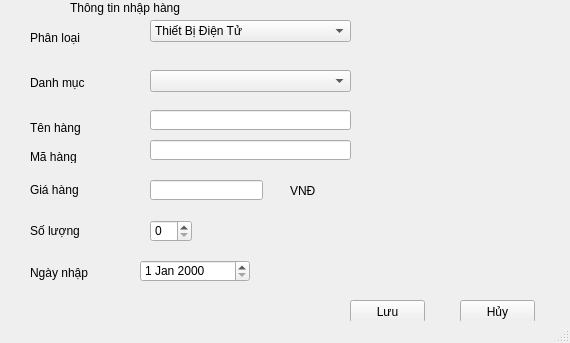
<?xml version="1.0" encoding="UTF-8"?>
<ui version="4.0">
 <class>nhaphang</class>
 <widget class="QMainWindow" name="nhaphang">
  <property name="geometry">
   <rect>
    <x>0</x>
    <y>0</y>
    <width>570</width>
    <height>343</height>
   </rect>
  </property>
  <property name="windowTitle">
   <string>MainWindow</string>
  </property>
  <widget class="QWidget" name="centralwidget">
   <widget class="QComboBox" name="cbxDanhmuc">
    <property name="geometry">
     <rect>
      <x>150</x>
      <y>70</y>
      <width>201</width>
      <height>22</height>
     </rect>
    </property>
   </widget>
   <widget class="QLineEdit" name="lineEdit">
    <property name="geometry">
     <rect>
      <x>150</x>
      <y>110</y>
      <width>201</width>
      <height>20</height>
     </rect>
    </property>
   </widget>
   <widget class="QLineEdit" name="lineEdit_2">
    <property name="geometry">
     <rect>
      <x>150</x>
      <y>140</y>
      <width>201</width>
      <height>20</height>
     </rect>
    </property>
   </widget>
   <widget class="QSpinBox" name="spinBox">
    <property name="geometry">
     <rect>
      <x>150</x>
      <y>220</y>
      <width>42</width>
      <height>22</height>
     </rect>
    </property>
   </widget>
   <widget class="QLineEdit" name="lineEdit_3">
    <property name="geometry">
     <rect>
      <x>150</x>
      <y>180</y>
      <width>113</width>
      <height>20</height>
     </rect>
    </property>
   </widget>
   <widget class="QLabel" name="label">
    <property name="geometry">
     <rect>
      <x>30</x>
      <y>30</y>
      <width>71</width>
      <height>16</height>
     </rect>
    </property>
    <property name="text">
     <string>Phân loại</string>
    </property>
   </widget>
   <widget class="QLabel" name="label_2">
    <property name="geometry">
     <rect>
      <x>30</x>
      <y>73</y>
      <width>61</width>
      <height>20</height>
     </rect>
    </property>
    <property name="text">
     <string>Danh mục</string>
    </property>
   </widget>
   <widget class="QLabel" name="label_3">
    <property name="geometry">
     <rect>
      <x>30</x>
      <y>220</y>
      <width>61</width>
      <height>21</height>
     </rect>
    </property>
    <property name="text">
     <string>Số lượng</string>
    </property>
   </widget>
   <widget class="QLabel" name="label_4">
    <property name="geometry">
     <rect>
      <x>30</x>
      <y>180</y>
      <width>51</width>
      <height>20</height>
     </rect>
    </property>
    <property name="text">
     <string>Giá hàng</string>
    </property>
   </widget>
   <widget class="QLabel" name="label_5">
    <property name="geometry">
     <rect>
      <x>30</x>
      <y>150</y>
      <width>47</width>
      <height>13</height>
     </rect>
    </property>
    <property name="text">
     <string>Mã hàng</string>
    </property>
   </widget>
   <widget class="QLabel" name="label_6">
    <property name="geometry">
     <rect>
      <x>30</x>
      <y>120</y>
      <width>61</width>
      <height>16</height>
     </rect>
    </property>
    <property name="text">
     <string>Tên hàng</string>
    </property>
   </widget>
   <widget class="QLabel" name="label_7">
    <property name="geometry">
     <rect>
      <x>290</x>
      <y>180</y>
      <width>51</width>
      <height>21</height>
     </rect>
    </property>
    <property name="text">
     <string>VNĐ</string>
    </property>
   </widget>
   <widget class="QDateEdit" name="dateEdit">
    <property name="geometry">
     <rect>
      <x>140</x>
      <y>260</y>
      <width>110</width>
      <height>22</height>
     </rect>
    </property>
   </widget>
   <widget class="QLabel" name="label_8">
    <property name="geometry">
     <rect>
      <x>70</x>
      <y>0</y>
      <width>141</width>
      <height>16</height>
     </rect>
    </property>
    <property name="text">
     <string>Thông tin nhập hàng</string>
    </property>
   </widget>
   <widget class="QPushButton" name="btnLuu">
    <property name="geometry">
     <rect>
      <x>350</x>
      <y>300</y>
      <width>75</width>
      <height>23</height>
     </rect>
    </property>
    <property name="text">
     <string>Lưu</string>
    </property>
   </widget>
   <widget class="QPushButton" name="btnHuy">
    <property name="geometry">
     <rect>
      <x>460</x>
      <y>300</y>
      <width>75</width>
      <height>23</height>
     </rect>
    </property>
    <property name="text">
     <string>Hủy</string>
    </property>
   </widget>
   <widget class="QComboBox" name="cbxLoaihang">
    <property name="geometry">
     <rect>
      <x>150</x>
      <y>20</y>
      <width>201</width>
      <height>22</height>
     </rect>
    </property>
    <item>
     <property name="text">
      <string>Thiết Bị Điện Tử</string>
     </property>
    </item>
    <item>
     <property name="text">
      <string>Phụ Kiện Điện Tử</string>
     </property>
    </item>
    <item>
     <property name="text">
      <string>TV &amp; Thiết Bị Điện Gia Dụng</string>
     </property>
    </item>
    <item>
     <property name="text">
      <string>Sức Khoẻ &amp; Làm Đẹp</string>
     </property>
    </item>
    <item>
     <property name="text">
      <string>Hàng Mẹ, Bé &amp; Đồ Chơi</string>
     </property>
    </item>
    <item>
     <property name="text">
      <string>Siêu Thị Tạp Hoá</string>
     </property>
    </item>
    <item>
     <property name="text">
      <string>Hàng Gia Dụng &amp; Đời Sống</string>
     </property>
    </item>
    <item>
     <property name="text">
      <string>Thời Trang Nữ</string>
     </property>
    </item>
    <item>
     <property name="text">
      <string>Thời Trang Nam</string>
     </property>
    </item>
    <item>
     <property name="text">
      <string>Phụ Kiện Thời Trang</string>
     </property>
    </item>
    <item>
     <property name="text">
      <string>Thể Thao &amp; Du Lịch</string>
     </property>
    </item>
    <item>
     <property name="text">
      <string>Ôtô, Xe Máy &amp; Thiết Bị Định Vị</string>
     </property>
    </item>
   </widget>
   <widget class="QLabel" name="label_9">
    <property name="geometry">
     <rect>
      <x>30</x>
      <y>263</y>
      <width>61</width>
      <height>20</height>
     </rect>
    </property>
    <property name="text">
     <string>Ngày nhập</string>
    </property>
   </widget>
  </widget>
  <widget class="QStatusBar" name="statusbar"/>
 </widget>
 <resources/>
 <connections/>
</ui>
